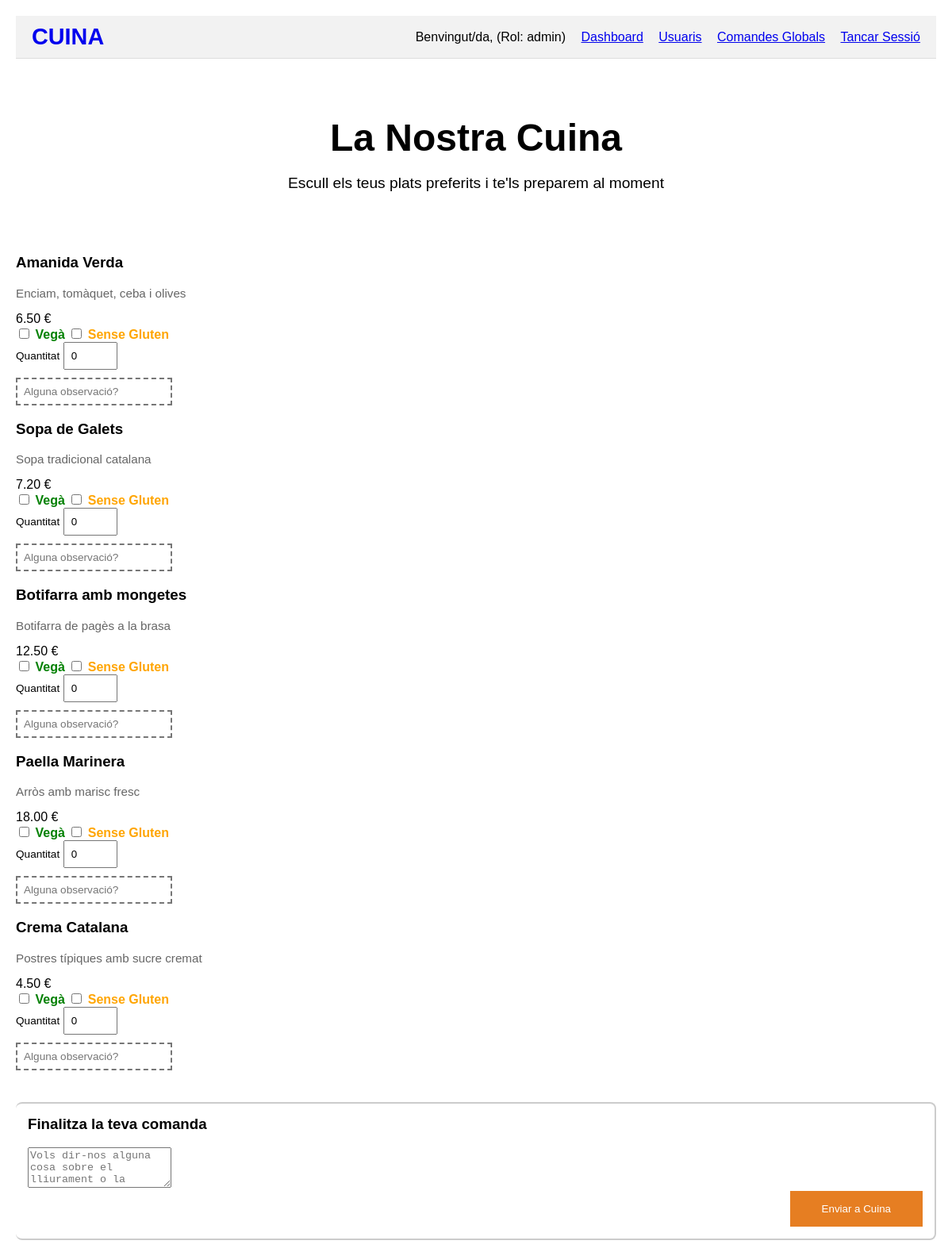
Page /public/menjar.php (signed in) on the committed database.
### tables this page shows
CREATE TABLE `plats` (
  `id` INT AUTO_INCREMENT PRIMARY KEY,
  `categoria_id` INT NOT NULL,
  `nom` VARCHAR(160) NOT NULL,
  `descripcio` TEXT,
  `preu` DECIMAL(10,2) NOT NULL,
  `imatge_url` VARCHAR(255),
  `disponible` BOOLEAN DEFAULT TRUE,
  FOREIGN KEY (`categoria_id`) REFERENCES `categories`(`id`)
);

### public/menjar.php (called while the page is built, shortened)
<?php
require_once __DIR__ . '/../src/database.php';
$plats = $dbConnection->query("SELECT * FROM plats WHERE disponible = 1")->fetch_all(MYSQLI_ASSOC);
require_once __DIR__ . '/../views/menjar.view.php';
?>

### views/menjar.view.php (the view, shortened to what this page needs)
<!DOCTYPE html>
<html lang="ca">
<head>
    <link rel="stylesheet" href="css/styles.css">
</head>
<body>
    <?php require_once __DIR__ . '/partials/header.php'; ?>
    <div class="container">
        <header style="background: none; box-shadow: none; padding: 40px 0; text-align: center; flex-direction: column;">
            <h1 style="font-size: 3rem; margin-bottom: 10px;">La Nostra Cuina</h1>
            <p style="color: var(--grey); font-size: 1.2rem;">Escull els teus plats preferits i te'ls preparem al moment</p>
        </header>
        <form action="menjar.php" method="POST">
            <div class="menu-grid">
                <?php foreach ($plats as $plat): ?>
                    <div class="menu-item">
                        <div class="menu-content">
                            <h3><?php echo htmlspecialchars($plat['nom']); ?></h3>
                            <p style="color: #666; font-size: 0.95rem; margin-bottom: 15px;">
                                <?php echo htmlspecialchars($plat['descripcio']); ?>
                            </p>
                            <div class="price"><?php echo number_format($plat['preu'], 2); ?> €</div>
                            <div class="dietary-tags">
                                <label class="badge badge-vega">
                                    <input type="checkbox" name="items[<?php echo $plat['id']; ?>][vega]"> Vegà
                                </label>
                                <label class="badge badge-gluten">
                                    <input type="checkbox" name="items[<?php echo $plat['id']; ?>][sense_gluten]"> Sense Gluten
                                </label>
                            </div>
                            <div class="form-group" style="margin-bottom: 10px;">
                                <label style="font-size: 0.85rem;">Quantitat</label>
                                <input type="number" name="items[<?php echo $plat['id']; ?>][quantitat]" value="0" min="0" max="10" style="padding: 8px;">
                            </div>
                            <input type="text" name="items[<?php echo $plat['id']; ?>][comentaris]"
                                   placeholder="Alguna observació?"
                                   class="form-group" style="padding: 8px; font-size: 0.85rem; border-style: dashed;">
                        </div>
                    </div>
                <?php endforeach; ?>
            </div>
            <div class="card" style="margin-top: 40px; border-left: 5px solid var(--secondary);">
                <h3 style="margin-top: 0;">Finalitza la teva comanda</h3>
                <div class="form-group">
                    <textarea name="notes_generals" placeholder="Vols dir-nos alguna cosa sobre el lliurament o la comanda en general?" rows="3"></textarea>
                </div>
                <div style="text-align: right;">
                    <button type="submit" name="realitzar_comanda" class="btn-primary" style="width: auto; padding: 15px 40px;">Enviar a Cuina</button>
                </div>
            </div>
        </form>
    </div>
</body>
</html>

### public/css/styles.css (style rules this page uses)
body { font-family: sans-serif; margin: 20px; }
.card { border: 2px solid #ccc; padding: 15px; margin-bottom: 20px; border-radius: 8px; }
.badge-vega { color: green; font-weight: bold; }
.badge-gluten { color: orange; font-weight: bold; }
button, .btn { padding: 10px 15px; cursor: pointer; }
.btn-primary { background: #e67e22; color: white; border: none; }

### rows in the picture
plats: nom "Amanida Verda", descripcio "Enciam, tomàquet, ceba i olives", preu "6.50"
plats: nom "Sopa de Galets", descripcio "Sopa tradicional catalana", preu "7.20"
plats: nom "Botifarra amb mongetes", descripcio "Botifarra de pagès a la brasa", preu "12.50"
plats: nom "Paella Marinera", descripcio "Arròs amb marisc fresc", preu "18.00"
plats: nom "Crema Catalana", descripcio "Postres típiques amb sucre cremat", preu "4.50"

### other values in the picture
$_SESSION['rol'] "admin"
